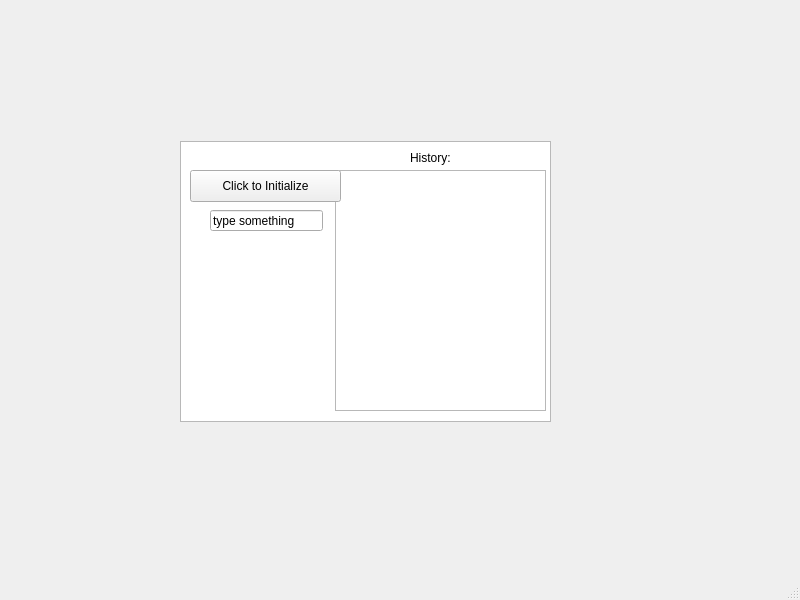
<?xml version="1.0" encoding="UTF-8"?>
<ui version="4.0">
 <class>MainWindow</class>
 <widget class="QMainWindow" name="MainWindow">
  <property name="geometry">
   <rect>
    <x>0</x>
    <y>0</y>
    <width>800</width>
    <height>600</height>
   </rect>
  </property>
  <property name="windowTitle">
   <string>MainWindow</string>
  </property>
  <widget class="QWidget" name="centralwidget">
   <widget class="QGraphicsView" name="graphicsView">
    <property name="geometry">
     <rect>
      <x>180</x>
      <y>141</y>
      <width>371</width>
      <height>281</height>
     </rect>
    </property>
   </widget>
   <widget class="QLineEdit" name="lineEdit">
    <property name="geometry">
     <rect>
      <x>210</x>
      <y>210</y>
      <width>113</width>
      <height>21</height>
     </rect>
    </property>
    <property name="text">
     <string>type something</string>
    </property>
   </widget>
   <widget class="QTextBrowser" name="History">
    <property name="geometry">
     <rect>
      <x>335</x>
      <y>170</y>
      <width>211</width>
      <height>241</height>
     </rect>
    </property>
   </widget>
   <widget class="QPushButton" name="initializeButton">
    <property name="geometry">
     <rect>
      <x>190</x>
      <y>170</y>
      <width>151</width>
      <height>32</height>
     </rect>
    </property>
    <property name="text">
     <string>Click to Initialize</string>
    </property>
   </widget>
   <widget class="QLabel" name="label">
    <property name="geometry">
     <rect>
      <x>410</x>
      <y>150</y>
      <width>60</width>
      <height>16</height>
     </rect>
    </property>
    <property name="text">
     <string>History:</string>
    </property>
   </widget>
  </widget>
  <widget class="QMenuBar" name="menubar">
   <property name="geometry">
    <rect>
     <x>0</x>
     <y>0</y>
     <width>800</width>
     <height>24</height>
    </rect>
   </property>
  </widget>
  <widget class="QStatusBar" name="statusbar"/>
 </widget>
 <resources/>
 <connections/>
</ui>
